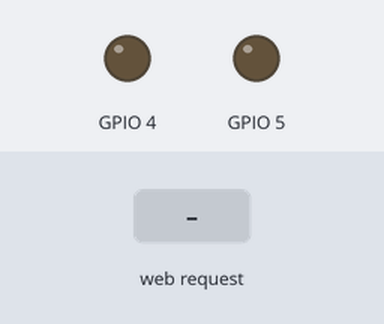
Simulated run of this sketch. Board: ESP8266 (NodeMCU). Shown: output pins drawn as LEDs (lit = HIGH). The inputs (shaded band) are chosen by the test bench. WiFi joins after 1.5 s; servers stay silent unless stated; what the sketch prints to the serial monitor is not drawn.

Above: at 2.7 s.
2.8 s: HTTP request GET /lights?led=1 received
At 3.7 s:
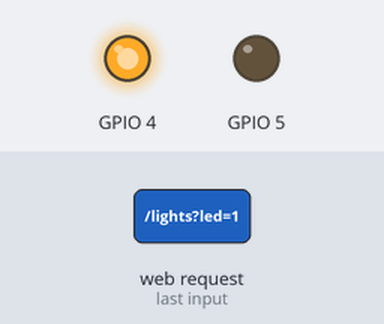
4.3 s: HTTP request GET /lights?led=2 received
At 4.8 s:
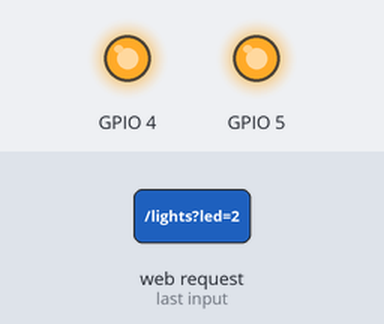
5.8 s: HTTP request GET /lights?led=1&fan=1 received
At 7.1 s:
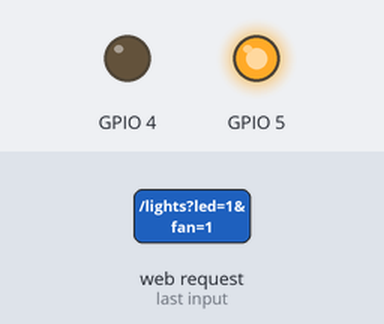
Timing chart, 0 to 8.8 s (numbered marks = the images above; inputs shaded):
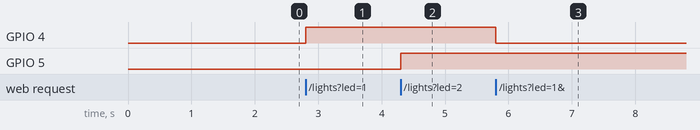

The sketch:

home_automation.py.ino
```cpp
#include <ESP8266WiFi.h>
#include <WiFiClient.h>
#include <ESP8266WebServer.h>
#include <ESP8266mDNS.h>
//const char* ssid = "Kossine Pluto";
//const char* password = "##K##51n123#pluto123##";
const char* ssid = "Sagar";
const char* password = "sameer123";
IPAddress ip(192, 168, 0,200);
IPAddress gateway(192,168,1,1);
IPAddress subnet(255,255,255,0);


ESP8266WebServer server(80);
int realValues(String s){
if (s=="1")
return 4;
else if (s=="2")
return 5;
}
void handleRoot() {
 server.send(200, "text/html", "<h1>You are connected</h1>");
}


void handleLight(){
  int t=realValues(server.arg("led"));
  digitalWrite(t,!digitalRead(t));
  Serial.print("led");

  /*
  while(t.indexOf(",")!=-1)
  {
    int x=t.indexOf(",");
    Serial.println("v - " + t.substring(0,x));
    t=t.substring(x+1);
    Serial.println("t - " + t);
  }*/

  handleRoot();
}

void handleFan(){
  String t=server.arg("fan");

  if(t.indexOf(",")!=-1)
  {
     int x=t.indexOf(",");
     int number=realValues(t.substring(0,x));
     t=t.substring(x+1);

     x=t.indexOf(",");
     int value=t.substring(0,x).toInt();
     t=t.substring(x+1);

     analogWrite(number,value);
  }

  handleRoot();
}

void setup(void){
  pinMode(4, OUTPUT);
  pinMode(5, OUTPUT);
  Serial.begin(115200);
  //WiFi.mode(WIFI_STA);

  WiFi.begin(ssid, password);
  Serial.println("");

  // Wait for connection
  while (WiFi.status() != WL_CONNECTED) {
    delay(500);
    Serial.print(".");
  }

  Serial.println("");
  Serial.print("Connected to ");
  Serial.println(ssid);

  WiFi.config(ip,gateway,subnet);

  Serial.print("IP address: ");
  Serial.println(WiFi.localIP());

  if (MDNS.begin("esp8266")) {
    Serial.println("MDNS responder started");
  }

  server.on("/", handleRoot);
  server.on("/lights",handleLight);
  server.on("/fans",handleFan);

  server.begin();
  Serial.println("HTTP server started");
}

void loop(void){
  server.handleClient();
}
```

Measured:
- after the input at 2.8 s, GPIO 4: LOW → HIGH at once
- after the input at 4.3 s, GPIO 5: LOW → HIGH at once
- after the input at 5.8 s, GPIO 4: HIGH → LOW at once
